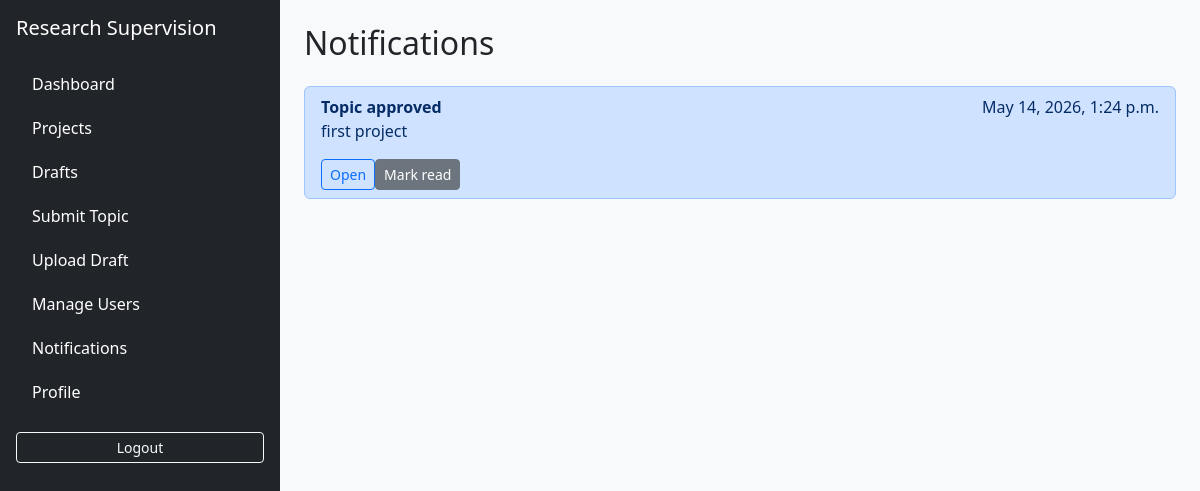
/notifications/ (signed in), run on the app's committed database.
### notifications/models.py (models this page shows, shortened)
class Notification(models.Model):
    class Type(models.TextChoices):
        INFO = 'info', 'Information'
        APPROVAL = 'approval', 'Approval'
        FEEDBACK = 'feedback', 'Feedback'
        DEADLINE = 'deadline', 'Deadline'
        WARNING = 'warning', 'Warning'
    recipient = models.ForeignKey(settings.AUTH_USER_MODEL, on_delete=models.CASCADE, related_name='notifications')
    title = models.CharField(max_length=160)
    message = models.TextField()
    notification_type = models.CharField(max_length=30, choices=Type.choices, default=Type.INFO)
    url = models.CharField(max_length=255, blank=True)
    is_read = models.BooleanField(default=False, db_index=True)
    created_at = models.DateTimeField(auto_now_add=True, db_index=True)
    class Meta:
        ordering = ['-created_at']
        indexes = [models.Index(fields=['recipient', 'is_read', '-created_at'])]

### notifications/views.py (the view)
# urls.py: path('', NotificationListView.as_view(), name='list'),
class NotificationListView(LoginRequiredMixin, ListView):
    model = Notification
    template_name = 'notifications/notification_list.html'
    context_object_name = 'notifications'
    def get_queryset(self):
        return Notification.objects.filter(recipient=self.request.user)

### accounts/models.py (called while the page is built)
    @property
    def is_student(self):
        return self.role == self.Roles.STUDENT

    @property
    def is_supervisor(self):
        return self.role == self.Roles.SUPERVISOR

    @property
    def is_coordinator(self):
        return self.role == self.Roles.COORDINATOR or self.is_staff

### templates/notifications/notification_list.html (shortened to what this page needs)
{% extends 'base.html' %}
{% block content %}
<h2 class="mb-4">Notifications</h2>
<div class="list-group">{% for notification in notifications %}<div class="list-group-item {% if not notification.is_read %}list-group-item-primary{% endif %}"><div class="d-flex justify-content-between"><strong>{{ notification.title }}</strong><span>{{ notification.created_at }}</span></div><p>{{ notification.message }}</p>{% if notification.url %}<a class="btn btn-sm btn-outline-primary" href="{{ notification.url }}">Open</a>{% endif %}{% if not notification.is_read %}<form method="post" action="{% url 'notifications:mark_read' notification.pk %}" class="d-inline">{% csrf_token %}<button class="btn btn-sm btn-secondary">Mark read</button></form>{% endif %}</div>{% empty %}<div class="list-group-item">No notifications.</div>{% endfor %}</div>
{% endblock %}

### static/css/app.css (style rules this page uses)
body { font-family: system-ui, -apple-system, BlinkMacSystemFont, "Segoe UI", sans-serif; }

### data on the page
Notification: title "Topic approved", created_at "May 14, 2026, 1:24 p.m.", message "first project", is_read "Mark read"
